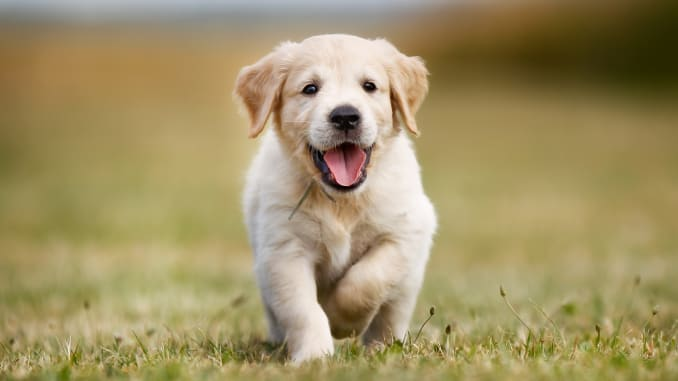
#> input picture images-representation/images/dog-img.jpeg, 678 x 381 px, found by its file name
$ jupyter execute 1_Images_as_numerical_data.ipynb   (shell and % lines are left out)
#> lines starting #> are read from the running program, lines starting #| are printed output that depends on the picture
<a href="https://colab.research.google.com/github/bttrung/CVND-udacity-facebook-scholarship/blob/master/images-processing/1_Images_as_numerical_data.ipynb" target="_parent"></a>

[cell 1]
import numpy as np
import matplotlib.image as mpimg  # for reading in images

import matplotlib.pyplot as plt
import cv2  # computer vision library

[cell 2]
image = mpimg.imread('dog-img.jpeg')
#> image is the input picture: shape (381, 678, 3); mean R, G, B 160.4, 145.2, 101
image.shape
#> Out = (381, 678, 3)

[cell 3]
image

[cell 4]
plt.imshow(image)

[cell 5]
gray_img = cv2.cvtColor(image, cv2.COLOR_RGB2GRAY)
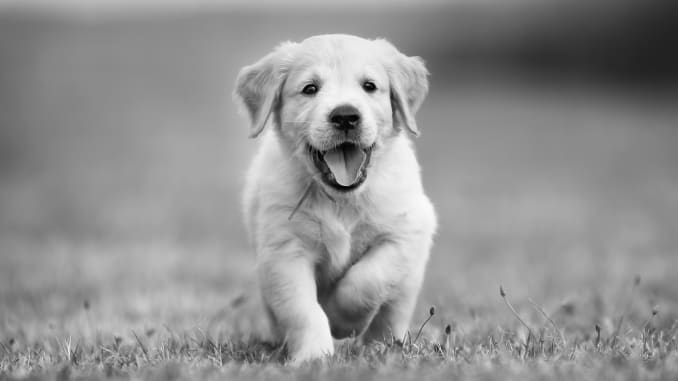
#> gray_img: shape (381, 678); min 0, max 252, mean 144.7
gray_img.shape
#> Out = (381, 678)

[cell 6]
gray_img

[cell 7]
plt.imshow(gray_img, cmap='gray')

[cell 8]
x = 400
y = 300

print(gray_img[y,x])
#| 167

[cell 9]
max_val = np.amax(gray_img)
#> max_val = 252
min_val = np.amin(gray_img)
#> min_val = 0

print('Max: ', max_val)
#| Max:  252
print('Min: ', min_val)
#| Min:  0

[cell 10]
# Create a 5x5 image using just grayscale, numerical values
tiny_image = np.array([[0, 20, 30, 150, 120],
                      [200, 200, 250, 70, 3],
                      [50, 180, 85, 40, 90],
                      [240, 100, 50, 255, 10],
                      [30, 0, 75, 190, 220]])

# To show the pixel grid, use matshow
plt.matshow(tiny_image, cmap='gray')

## TODO: See if you can draw a tiny smiley face or something else!
## You can change the values in the array above to do this
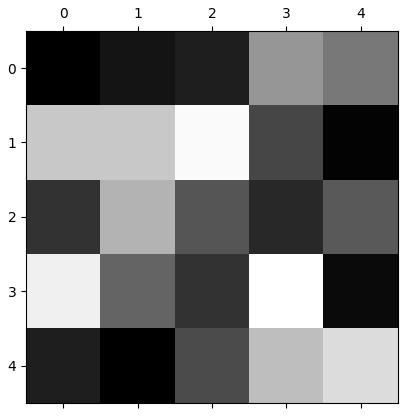
#> figure drawn by matplotlib, 1 panel

$ run again, with images-representation/images/tiger.jpg copied over images-representation/images/dog-img.jpeg
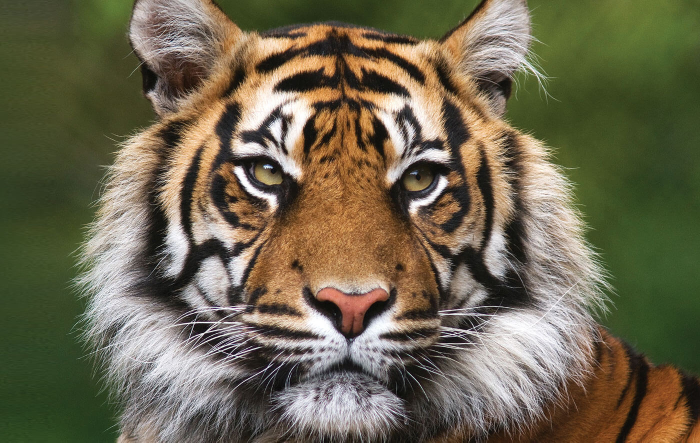
#> input picture images-representation/images/tiger.jpg, 1400 x 885 px, found by its file name (shown at 1/2 size)
#> image is the input picture: shape (885, 1400, 3); mean R, G, B 110.1, 102.9, 79.8
#> `gray_img = cv2.cvtColor(image, cv2.COLOR_RGB2GRAY)`:
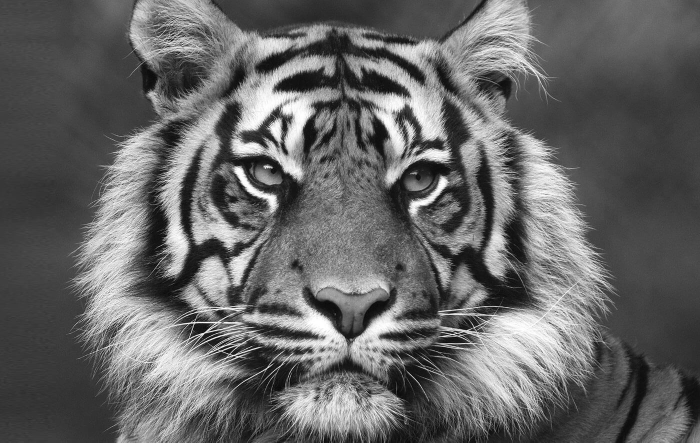
#> gray_img: shape (885, 1400) (shown at 1/2 size); min 0, max 255, mean 102.4
#| 68
#> max_val = 255
#> min_val = 0
#| Max:  255
#| Min:  0
